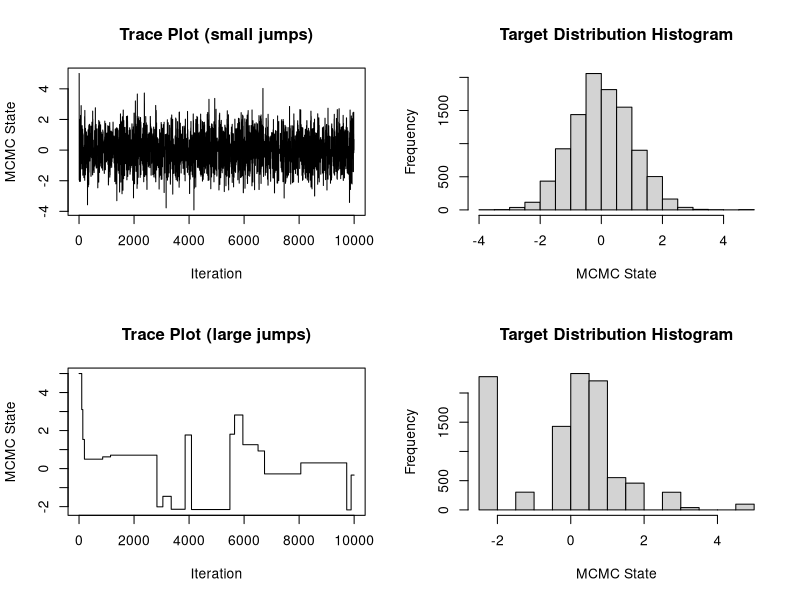

Generate this figure with R:
## This script illustrates the Metropolis-Hastings algorithm for
## approximating the standard normal distribution
## Author: Vladimir N. Minin
## last update: 07/11/2021

#' Generate the next state the Metropolis-Hastings (M-H) chain targeting N(0,1) distribution, using a uniform random walk proposal
#'
#' @param cur_value Current state of M-H Markov chain
#' @param tuning_par Tuning parameter of the uniform random walk, where a random increment ~ Unif[-tuning_par, tuning_par] is added to the current state of the Markov chain (detla in the notes)
#'
#' @return Numeric vector of length 2. The first element of the vector contains the next state of the M-H Markov chain. The second element contains 0 if the proposed values was rejected and 1 otherwise.
#'
#' @examples
#' unif_rw_next(0.4, 5.0)
unif_rw_next = function(cur_value, tuning_par){

  return_value = c(cur_value, 0)

  prop_value = cur_value + runif(1, min=-tuning_par, max=tuning_par)

  if (log(runif(1)) < (cur_value^2 - prop_value^2)/2){
    return_value = c(prop_value, 1)
  }

  return(return_value)
}

mcmc_size = 10000
start_value = 5.0


mcmc_out_small_jumps = matrix(0, nrow=(mcmc_size), ncol=2)
colnames(mcmc_out_small_jumps) = c("state", "acc_status")

cur_state = c(start_value,1)
mcmc_out_small_jumps[1,] = cur_state

for (i in 2:mcmc_size){

  mcmc_out_small_jumps[i,] = unif_rw_next(mcmc_out_small_jumps[i-1,1], 5.0)
}

## acceptance probability
mean(mcmc_out_small_jumps[,"acc_status"])

## mean of the target distribution
mean(mcmc_out_small_jumps[,"state"])

par(mfrow=c(2,2))

## trace plot
plot(1:mcmc_size, mcmc_out_small_jumps[,"state"], type="l", xlab="Iteration", ylab="MCMC State", main="Trace Plot (small jumps)")

## histogram
hist(mcmc_out_small_jumps[,"state"], xlab="MCMC State", main="Target Distribution Histogram")


mcmc_out_large_jumps = matrix(0, nrow=(mcmc_size), ncol=2)
colnames(mcmc_out_large_jumps) = c("state", "acc_status")

cur_state = c(start_value,1)
mcmc_out_large_jumps[1,] = cur_state

for (i in 2:mcmc_size){

  cur_state = unif_rw_next(mcmc_out_large_jumps[i-1,1], 500)

  mcmc_out_large_jumps[i,] = cur_state
}

## acceptance probability
mean(mcmc_out_large_jumps[,"acc_status"])

## mean of the target distribution
mean(mcmc_out_large_jumps[,"state"])

## trace plot
plot(1:mcmc_size, mcmc_out_large_jumps[,"state"], type="l", xlab="Iteration", ylab="MCMC State", main="Trace Plot (large jumps)")

## histogram
hist(mcmc_out_large_jumps[,"state"], xlab="MCMC State", main="Target Distribution Histogram")
